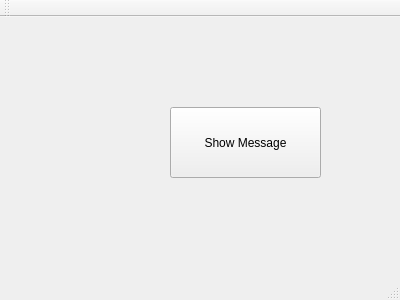
<?xml version="1.0" encoding="UTF-8"?>
<ui version="4.0">
 <class>MainWindow</class>
 <widget class="QMainWindow" name="MainWindow">
  <property name="geometry">
   <rect>
    <x>0</x>
    <y>0</y>
    <width>400</width>
    <height>300</height>
   </rect>
  </property>
  <property name="windowTitle">
   <string>MainWindow</string>
  </property>
  <widget class="QWidget" name="centralWidget">
   <widget class="QPushButton" name="pushButton">
    <property name="geometry">
     <rect>
      <x>170</x>
      <y>90</y>
      <width>151</width>
      <height>71</height>
     </rect>
    </property>
    <property name="text">
     <string>Show Message</string>
    </property>
   </widget>
  </widget>
  <widget class="QMenuBar" name="menuBar">
   <property name="geometry">
    <rect>
     <x>0</x>
     <y>0</y>
     <width>400</width>
     <height>22</height>
    </rect>
   </property>
  </widget>
  <widget class="QToolBar" name="mainToolBar">
   <attribute name="toolBarArea">
    <enum>TopToolBarArea</enum>
   </attribute>
   <attribute name="toolBarBreak">
    <bool>false</bool>
   </attribute>
  </widget>
  <widget class="QStatusBar" name="statusBar"/>
 </widget>
 <layoutdefault spacing="6" margin="11"/>
 <resources/>
 <connections/>
</ui>
